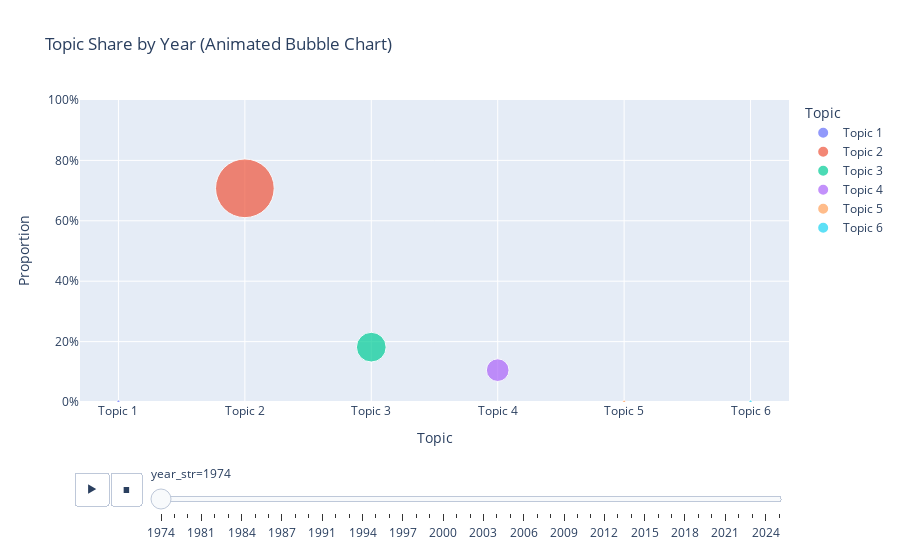

This figure's notebook cell:
### Code cell
import plotly.express as px

# dt: (문서×토픽) + year 가 들어있는 데이터프레임이 이미 있다고 가정
# 없다면: doc_topic_df 만들고 dt["year"] 붙인 다음 dropna까지 한 dt를 쓰면 됨.
# topic_cols = ["Topic 1", ..., "Topic K"] 형태로 존재해야 함

topic_cols = [c for c in dt.columns if c.startswith("Topic ")]

# 1) 연도별 평균 토픽 비중
df_year = dt.groupby("year")[topic_cols].mean().reset_index()

# 2) long format: year, Topic, Proportion
df_long = df_year.melt(id_vars="year", var_name="Topic", value_name="Proportion")

# 3) (중요) 애니메이션에서 매년 토픽 개수/순서를 고정하려고 year-topic 조합을 전부 채움
years = np.sort(df_year["year"].unique())
topics = topic_cols

df_long = (
    df_long.set_index(["year", "Topic"])
           .reindex(pd.MultiIndex.from_product([years, topics], names=["year", "Topic"]))
           .fillna(0)
           .reset_index()
)

# 4) 표시용 포맷
df_long["year_str"] = df_long["year"].astype(int).astype(str)

# 5) Animated bubble chart
fig = px.scatter(
    df_long,
    x="Topic",
    y="Proportion",
    size="Proportion",
    color="Topic",
    animation_frame="year_str",
    animation_group="Topic",
    category_orders={"Topic": topics, "year_str": [str(y) for y in years]},
    range_y=[0, 1],
    size_max=45,
    title="Topic Share by Year (Animated Bubble Chart)"
)

fig.update_yaxes(tickformat=".0%")
fig.update_layout(showlegend=True)

fig.show()

### Figure 1 — Plotly figure (JSON) as saved in the notebook; plotly's stock layout.template omitted (floating-point values rounded to 4 significant figures)
{"data": [{"hovertemplate": "Topic=%{x}<br>year_str=1974<br>Proportion=%{marker.size}<extra></extra>", "ids": ["Topic 1"], "legendgroup": "Topic 1", "marker": {"color": "#636efa", "size": [0.001781], "sizemode": "area", "sizeref": 0.0004111, "symbol": "circle"}, "mode": "markers", "name": "Topic 1", "orientation": "v", "showlegend": true, "type": "scatter", "x": ["Topic 1"], "xaxis": "x", "y": [0.001781], "yaxis": "y"}, {"hovertemplate": "Topic=%{x}<br>year_str=1974<br>Proportion=%{marker.size}<extra></extra>", "ids": ["Topic 2"], "legendgroup": "Topic 2", "marker": {"color": "#EF553B", "size": [0.7076], "sizemode": "area", "sizeref": 0.0004111, "symbol": "circle"}, "mode": "markers", "name": "Topic 2", "orientation": "v", "showlegend": true, "type": "scatter", "x": ["Topic 2"], "xaxis": "x", "y": [0.7076], "yaxis": "y"}, {"hovertemplate": "Topic=%{x}<br>year_str=1974<br>Proportion=%{marker.size}<extra></extra>", "ids": ["Topic 3"], "legendgroup": "Topic 3", "marker": {"color": "#00cc96", "size": [0.1816], "sizemode": "area", "sizeref": 0.0004111, "symbol": "circle"}, "mode": "markers", "name": "Topic 3", "orientation": "v", "showlegend": true, "type": "scatter", "x": ["Topic 3"], "xaxis": "x", "y": [0.1816], "yaxis": "y"}, {"hovertemplate": "Topic=%{x}<br>year_str=1974<br>Proportion=%{marker.size}<extra></extra>", "ids": ["Topic 4"], "legendgroup": "Topic 4", "marker": {"color": "#ab63fa", "size": [0.1055], "sizemode": "area", "sizeref": 0.0004111, "symbol": "circle"}, "mode": "markers", "name": "Topic 4", "orientation": "v", "showlegend": true, "type": "scatter", "x": ["Topic 4"], "xaxis": "x", "y": [0.1055], "yaxis": "y"}, {"hovertemplate": "Topic=%{x}<br>year_str=1974<br>Proportion=%{marker.size}<extra></extra>", "ids": ["Topic 5"], "legendgroup": "Topic 5", "marker": {"color": "#FFA15A", "size": [0.001669], "sizemode": "area", "sizeref": 0.0004111, "symbol": "circle"}, "mode": "markers", "name": "Topic 5", "orientation": "v", "showlegend": true, "type": "scatter", "x": ["Topic 5"], "xaxis": "x", "y": [0.001669], "yaxis": "y"}, {"hovertemplate": "Topic=%{x}<br>year_str=1974<br>Proportion=%{marker.size}<extra></extra>", "ids": ["Topic 6"], "legendgroup": "Topic 6", "marker": {"color": "#19d3f3", "size": [0.0019], "sizemode": "area", "sizeref": 0.0004111, "symbol": "circle"}, "mode": "markers", "name": "Topic 6", "orientation": "v", "showlegend": true, "type": "scatter", "x": ["Topic 6"], "xaxis": "x", "y": [0.0019], "yaxis": "y"}], "layout": {"legend": {"itemsizing": "constant", "title": {"text": "Topic"}, "tracegroupgap": 0}, "showlegend": true, "sliders": [{"active": 0, "currentvalue": {"prefix": "year_str="}, "len": 0.9, "pad": {"b": 10, "t": 60}, "steps": [{"args": [["1974"], {"frame": {"duration": 0, "redraw": false}, "fromcurrent": true, "mode": "immediate", "transition": {"duration": 0, "easing": "linear"}}], "label": "1974", "method": "animate"}, {"args": [["1976"], {"frame": {"duration": 0, "redraw": false}, "fromcurrent": true, "mode": "immediate", "transition": {"duration": 0, "easing": "linear"}}], "label": "1976", "method": "animate"}, {"args": [["1980"], {"frame": {"duration": 0, "redraw": false}, "fromcurrent": true, "mode": "immediate", "transition": {"duration": 0, "easing": "linear"}}], "label": "1980", "method": "animate"}, {"args": [["1981"], {"frame": {"duration": 0, "redraw": false}, "fromcurrent": true, "mode": "immediate", "transition": {"duration": 0, "easing": "linear"}}], "label": "1981", "method": "animate"}, {"args": [["1982"], {"frame": {"duration": 0, "redraw": false}, "fromcurrent": true, "mode": "immediate", "transition": {"duration": 0, "easing": "linear"}}], "label": "1982", "method": "animate"}, {"args": [["1983"], {"frame": {"duration": 0, "redraw": false}, "fromcurrent": true, "mode": "immediate", "transition": {"duration": 0, "easing": "linear"}}], "label": "1983", "method": "animate"}, {"args": [["1984"], {"frame": {"duration": 0, "redraw": false}, "fromcurrent": true, "mode": "immediate", "transition": {"duration": 0, "easing": "linear"}}], "label": "1984", "method": "animate"}, {"args": [["1985"], {"frame": {"duration": 0, "redraw": false}, "fromcurrent": true, "mode": "immediate", "transition": {"duration": 0, "easing": "linear"}}], "label": "1985", "method": "animate"}, {"args": [["1986"], {"frame": {"duration": 0, "redraw": false}, "fromcurrent": true, "mode": "immediate", "transition": {"duration": 0, "easing": "linear"}}], "label": "1986", "method": "animate"}, {"args": [["1987"], {"frame": {"duration": 0, "redraw": false}, "fromcurrent": true, "mode": "immediate", "transition": {"duration": 0, "easing": "linear"}}], "label": "1987", "method": "animate"}, {"args": [["1989"], {"frame": {"duration": 0, "redraw": false}, "fromcurrent": true, "mode": "immediate", "transition": {"duration": 0, "easing": "linear"}}], "label": "1989", "method": "animate"}, {"args": [["1990"], {"frame": {"duration": 0, "redraw": false}, "fromcurrent": true, "mode": "immediate", "transition": {"duration": 0, "easing": "linear"}}], "label": "1990", "method": "animate"}, {"args": [["1991"], {"frame": {"duration": 0, "redraw": false}, "fromcurrent": true, "mode": "immediate", "transition": {"duration": 0, "easing": "linear"}}], "label": "1991", "method": "animate"}, {"args": [["1992"], {"frame": {"duration": 0, "redraw": false}, "fromcurrent": true, "mode": "immediate", "transition": {"duration": 0, "easing": "linear"}}], "label": "1992", "method": "animate"}, {"args": [["1993"], {"frame": {"duration": 0, "redraw": false}, "fromcurrent": true, "mode": "immediate", "transition": {"duration": 0, "easing": "linear"}}], "label": "1993", "method": "animate"}, {"args": [["1994"], {"frame": {"duration": 0, "redraw": false}, "fromcurrent": true, "mode": "immediate", "transition": {"duration": 0, "easing": "linear"}}], "label": "1994", "method": "animate"}, {"args": [["1995"], {"frame": {"duration": 0, "redraw": false}, "fromcurrent": true, "mode": "immediate", "transition": {"duration": 0, "easing": "linear"}}], "label": "1995", "method": "animate"}, {"args": [["1996"], {"frame": {"duration": 0, "redraw": false}, "fromcurrent": true, "mode": "immediate", "transition": {"duration": 0, "easing": "linear"}}], "label": "1996", "method": "animate"}, {"args": [["1997"], {"frame": {"duration": 0, "redraw": false}, "fromcurrent": true, "mode": "immediate", "transition": {"duration": 0, "easing": "linear"}}], "label": "1997", "method": "animate"}, {"args": [["1998"], {"frame": {"duration": 0, "redraw": false}, "fromcurrent": true, "mode": "immediate", "transition": {"duration": 0, "easing": "linear"}}], "label": "1998", "method": "animate"}, {"args": [["1999"], {"frame": {"duration": 0, "redraw": false}, "fromcurrent": true, "mode": "immediate", "transition": {"duration": 0, "easing": "linear"}}], "label": "1999", "method": "animate"}, {"args": [["2000"], {"frame": {"duration": 0, "redraw": false}, "fromcurrent": true, "mode": "immediate", "transition": {"duration": 0, "easing": "linear"}}], "label": "2000", "method": "animate"}, {"args": [["2001"], {"frame": {"duration": 0, "redraw": false}, "fromcurrent": true, "mode": "immediate", "transition": {"duration": 0, "easing": "linear"}}], "label": "2001", "method": "animate"}, {"args": [["2002"], {"frame": {"duration": 0, "redraw": false}, "fromcurrent": true, "mode": "immediate", "transition": {"duration": 0, "easing": "linear"}}], "label": "2002", "method": "animate"}, {"args": [["2003"], {"frame": {"duration": 0, "redraw": false}, "fromcurrent": true, "mode": "immediate", "transition": {"duration": 0, "easing": "linear"}}], "label": "2003", "method": "animate"}, {"args": [["2004"], {"frame": {"duration": 0, "redraw": false}, "fromcurrent": true, "mode": "immediate", "transition": {"duration": 0, "easing": "linear"}}], "label": "2004", "method": "animate"}, {"args": [["2005"], {"frame": {"duration": 0, "redraw": false}, "fromcurrent": true, "mode": "immediate", "transition": {"duration": 0, "easing": "linear"}}], "label": "2005", "method": "animate"}, {"args": [["2006"], {"frame": {"duration": 0, "redraw": false}, "fromcurrent": true, "mode": "immediate", "transition": {"duration": 0, "easing": "linear"}}], "label": "2006", "method": "animate"}, {"args": [["2007"], {"frame": {"duration": 0, "redraw": false}, "fromcurrent": true, "mode": "immediate", "transition": {"duration": 0, "easing": "linear"}}], "label": "2007", "method": "animate"}, {"args": [["2008"], {"frame": {"duration": 0, "redraw": false}, "fromcurrent": true, "mode": "immediate", "transition": {"duration": 0, "easing": "linear"}}], "label": "2008", "method": "animate"}, {"args": [["2009"], {"frame": {"duration": 0, "redraw": false}, "fromcurrent": true, "mode": "immediate", "transition": {"duration": 0, "easing": "linear"}}], "label": "2009", "method": "animate"}, {"args": [["2010"], {"frame": {"duration": 0, "redraw": false}, "fromcurrent": true, "mode": "immediate", "transition": {"duration": 0, "easing": "linear"}}], "label": "2010", "method": "animate"}, {"args": [["2011"], {"frame": {"duration": 0, "redraw": false}, "fromcurrent": true, "mode": "immediate", "transition": {"duration": 0, "easing": "linear"}}], "label": "2011", "method": "animate"}, {"args": [["2012"], {"frame": {"duration": 0, "redraw": false}, "fromcurrent": true, "mode": "immediate", "transition": {"duration": 0, "easing": "linear"}}], "label": "2012", "method": "animate"}, {"args": [["2013"], {"frame": {"duration": 0, "redraw": false}, "fromcurrent": true, "mode": "immediate", "transition": {"duration": 0, "easing": "linear"}}], "label": "2013", "method": "animate"}, {"args": [["2014"], {"frame": {"duration": 0, "redraw": false}, "fromcurrent": true, "mode": "immediate", "transition": {"duration": 0, "easing": "linear"}}], "label": "2014", "method": "animate"}, {"args": [["2015"], {"frame": {"duration": 0, "redraw": false}, "fromcurrent": true, "mode": "immediate", "transition": {"duration": 0, "easing": "linear"}}], "label": "2015", "method": "animate"}, {"args": [["2016"], {"frame": {"duration": 0, "redraw": false}, "fromcurrent": true, "mode": "immediate", "transition": {"duration": 0, "easing": "linear"}}], "label": "2016", "method": "animate"}, {"args": [["2017"], {"frame": {"duration": 0, "redraw": false}, "fromcurrent": true, "mode": "immediate", "transition": {"duration": 0, "easing": "linear"}}], "label": "2017", "method": "animate"}, {"args": [["2018"], {"frame": {"duration": 0, "redraw": false}, "fromcurrent": true, "mode": "immediate", "transition": {"duration": 0, "easing": "linear"}}], "label": "2018", "method": "animate"}, {"args": [["2019"], {"frame": {"duration": 0, "redraw": false}, "fromcurrent": true, "mode": "immediate", "transition": {"duration": 0, "easing": "linear"}}], "label": "2019", "method": "animate"}, {"args": [["2020"], {"frame": {"duration": 0, "redraw": false}, "fromcurrent": true, "mode": "immediate", "transition": {"duration": 0, "easing": "linear"}}], "label": "2020", "method": "animate"}, {"args": [["2021"], {"frame": {"duration": 0, "redraw": false}, "fromcurrent": true, "mode": "immediate", "transition": {"duration": 0, "easing": "linear"}}], "label": "2021", "method": "animate"}, {"args": [["2022"], {"frame": {"duration": 0, "redraw": false}, "fromcurrent": true, "mode": "immediate", "transition": {"duration": 0, "easing": "linear"}}], "label": "2022", "method": "animate"}, {"args": [["2023"], {"frame": {"duration": 0, "redraw": false}, "fromcurrent": true, "mode": "immediate", "transition": {"duration": 0, "easing": "linear"}}], "label": "2023", "method": "animate"}, {"args": [["2024"], {"frame": {"duration": 0, "redraw": false}, "fromcurrent": true, "mode": "immediate", "transition": {"duration": 0, "easing": "linear"}}], "label": "2024", "method": "animate"}, {"args": [["2025"], {"frame": {"duration": 0, "redraw": false}, "fromcurrent": true, "mode": "immediate", "transition": {"duration": 0, "easing": "linear"}}], "label": "2025", "method": "animate"}], "x": 0.1, "xanchor": "left", "y": 0, "yanchor": "top"}], "title": {"text": "Topic Share by Year (Animated Bubble Chart)"}, "updatemenus": [{"buttons": [{"args": [null, {"frame": {"duration": 500, "redraw": false}, "fromcurrent": true, "mode": "immediate", "transition": {"duration": 500, "easing": "linear"}}], "label": "&#9654;", "method": "animate"}, {"args": [[null], {"frame": {"duration": 0, "redraw": false}, "fromcurrent": true, "mode": "immediate", "transition": {"duration": 0, "easing": "linear"}}], "label": "&#9724;", "method": "animate"}], "direction": "left", "pad": {"r": 10, "t": 70}, "showactive": false, "type": "buttons", "x": 0.1, "xanchor": "right", "y": 0, "yanchor": "top"}], "xaxis": {"anchor": "y", "categoryarray": ["Topic 1", "Topic 2", "Topic 3", "Topic 4", "Topic 5", "Topic 6"], "categoryorder": "array", "domain": [0, 1], "title": {"text": "Topic"}}, "yaxis": {"anchor": "x", "domain": [0, 1], "range": [0, 1], "tickformat": ".0%", "title": {"text": "Proportion"}}}}
